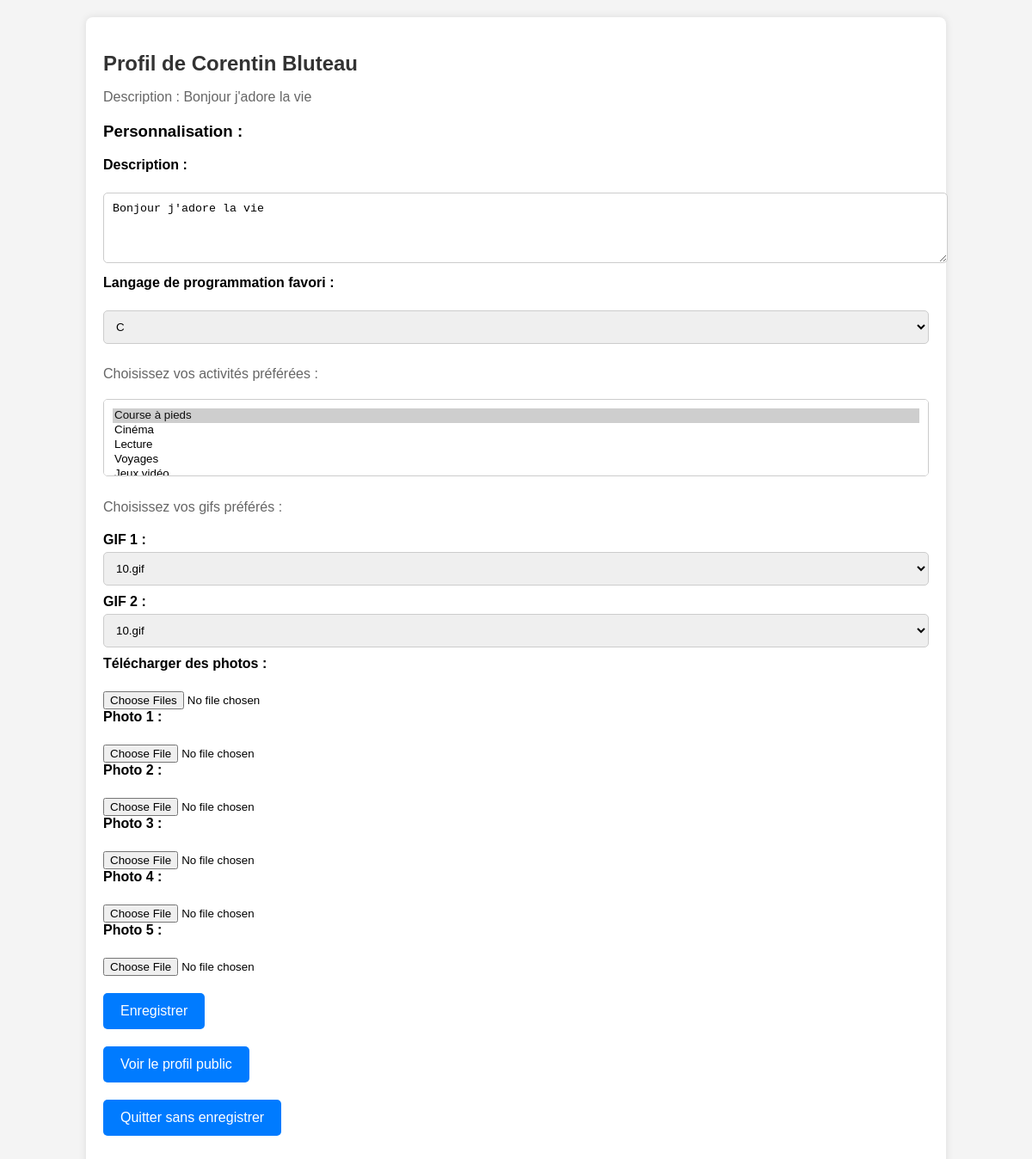
The page /profile1.php (signed in) on the database its author committed.
### tables this page shows
CREATE TABLE `utilisateur` (
  `id` int(11) NOT NULL,
  `Nom` varchar(255) NOT NULL,
  `Prenom` varchar(255) NOT NULL,
  `age` int(11) NOT NULL,
  `mail` varchar(255) NOT NULL,
  `password` varchar(255) NOT NULL,
  `vua` int(2) NOT NULL DEFAULT 0,
  `des` text DEFAULT NULL,
  `acts` text DEFAULT NULL,
  `gif1` varchar(255) DEFAULT NULL,
  `gif2` varchar(255) DEFAULT NULL,
  `photo` varchar(255) DEFAULT NULL,
  `photo1` varchar(255) DEFAULT NULL,
  `photo2` varchar(255) DEFAULT NULL,
  `photo3` varchar(255) DEFAULT NULL,
  `photo4` varchar(255) DEFAULT NULL,
  `photo5` varchar(255) DEFAULT NULL,
  `photo6` varchar(255) DEFAULT NULL,
  `photo7` varchar(255) DEFAULT NULL,
  `langage` text DEFAULT NULL
);

### www/profile1.php (the view, shortened to what this page needs)
<?php
include 'include/database.php';
$user_id = $_SESSION['user']['id'];
$gif_dir = 'gif/';
$gifFiles = glob($gif_dir . '*.gif');
?>
<!DOCTYPE html>
<html lang="fr">
<head>
    <link rel="stylesheet" type="text/css" href="css/profil.css">
</head>
<body>
    <div class="container">
        <?php
        $query = $db->prepare("SELECT Nom, Prenom, age, des FROM utilisateur WHERE id = :user_id");
        $query->execute(array(':user_id' => $user_id));
        $user = $query->fetch();
        $prenom = $user['Prenom'];
        $nom = $user['Nom'];
        $des = $user['des'];
        echo '<div class="profile">';
        echo '<h2>Profil de ' . $prenom . ' ' . $nom . '</h2>';
        echo '<p>Description : ' . $des . '</p>';
        echo '<h3>Personnalisation :</h3>';
        echo '<form action="" method="post" enctype="multipart/form-data">';
        echo '<label for="description">Description :</label><br>';
        echo '<textarea name="description" rows="4" cols="50">' . $des . '</textarea><br>';
        $query_user_acts = $db->prepare("SELECT acts FROM utilisateur WHERE id = :user_id");
        $query_user_acts->execute(array(':user_id' => $user_id));
        $user_acts_row = $query_user_acts->fetch();
        $user_acts = explode(',', $user_acts_row['acts']);
        echo'<label for="langage">Langage de programmation favori :</label><br>';
        echo'<select name="langage" id="langage">';
        echo   '<option value="C">C</option>';
        echo    '<option value="JavaScript">JavaScript</option>
        </select><br>';
        $query_activites = $db->query("SELECT * FROM activites");
        $activites = $query_activites->fetchAll(PDO::FETCH_ASSOC);
        echo '<p>Choisissez vos activités préférées :</p>';
        echo '<select name="acts[]" multiple>';
        foreach ($activites as $activite) {
            $selected = in_array($activite['id'], $user_acts) ? 'selected' : '';
            echo '<option value="' . $activite['id'] . '" ' . $selected . '>' . $activite['nom'] . '</option>';
        }
        echo '</select><br>';
        echo '<p>Choisissez vos gifs préférés :</p>';
        echo '<label for="gif1">GIF 1 :</label>';
        echo '<select name="gif1" id="gif1">';
        foreach ($gifFiles as $index => $gifFile) {
            $gifName = basename($gifFile);
            echo '<option value="' . ($index + 1) . '">' . $gifName . '</option>';
        }
        echo '</select><br>';
        echo '<label for="gif2">GIF 2 :</label>';
        echo '<select name="gif2" id="gif2">';
        foreach ($gifFiles as $index => $gifFile) {
            $gifName = basename($gifFile);
            echo '<option value="' . ($index + 1) . '">' . $gifName . '</option>';
        }
        echo '</select><br>';
        echo '<label for="photo">Télécharger des photos :</label><br>';
        echo '<input type="file" name="photo[]" accept="image/*" multiple><br>';
        for ($i = 1; $i <= 5; $i++) {
            echo '<label for="photo' . $i . '">Photo ' . $i . ' :</label><br>';
            echo '<input type="file" name="photo' . $i . '" accept="image/*"><br>';
        }
        echo '<input type="submit" value="Enregistrer">';
        echo '</form>';
        echo '</div>';
        echo '<div>';
        echo '<form action="voir.php" method="get">';
        echo '<input type="submit" value="Voir le profil public">';
        echo '</form>';
        echo '</div>';
        echo '<div>';
        echo '<form action="menuabonne.php" method="get">';
        echo '<input type="submit" value="Quitter sans enregistrer">';
        echo '</form>';
        echo '</div>';
        ?>
    </div>
</body>
</html>

### www/css/profil.css (style rules this page uses)
body { font-family: Arial, sans-serif; background-color: #f4f4f4; margin: 0; padding: 0; }
.container { width: 80%; margin: 20px auto 0 auto; background-color: #fff; padding: 20px; border-radius: 8px; box-shadow: 0 0 10px rgba(0, 0, 0, 0.1); }
.profile { margin-bottom: 20px; }
.profile h2 { color: #333; font-size: 24px; margin-bottom: 10px; }
.profile p { color: #666; font-size: 16px; margin-bottom: 20px; }
form { margin-bottom: 20px; }
form label { display: block; margin-bottom: 5px; font-weight: bold; }
form input[type="text"], form textarea { width: 100%; padding: 10px; margin-bottom: 10px; border: 1px solid #ccc; border-radius: 5px; }
form select { width: 100%; padding: 10px; margin-bottom: 10px; border: 1px solid #ccc; border-radius: 5px; }
form input[type="submit"] { background-color: #007bff; color: #fff; border: none; padding: 12px 20px; cursor: pointer; border-radius: 5px; font-size: 16px; }

### rows shown on the page
utilisateur: Prenom "Corentin", Nom "Bluteau", des "Bonjour j'adore la vie", description "Bonjour j'adore la vie"

### other values the page prints
form field value "Course à pieds ☑ / Cinéma / Lecture / Voyages"
form field gif1 "10.gif"
form field gif2 "10.gif"
